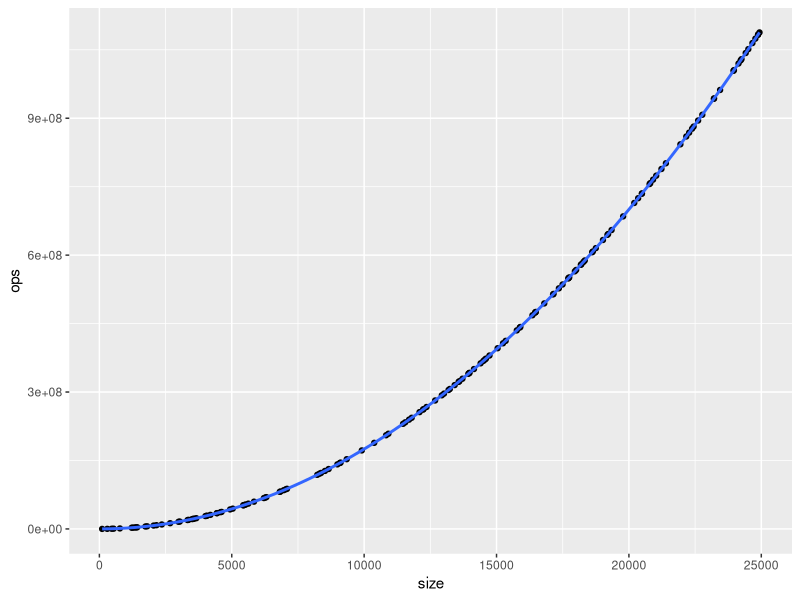
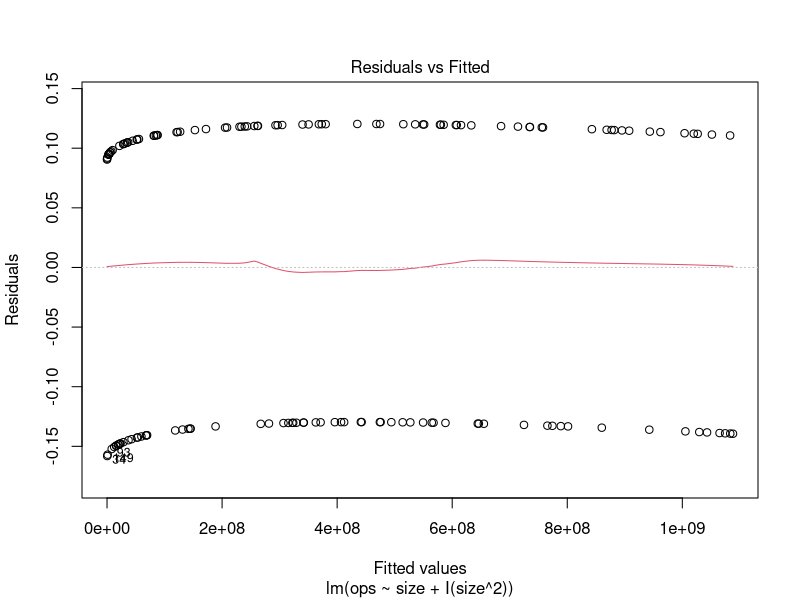
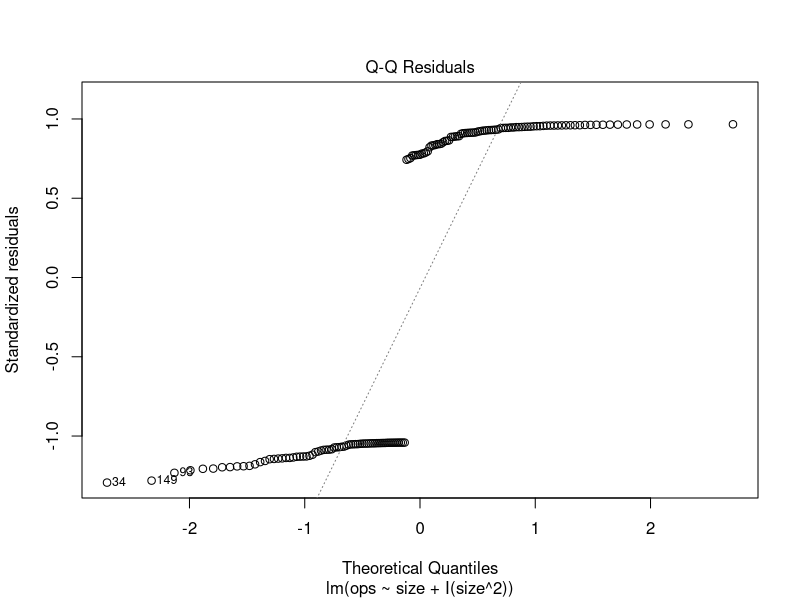
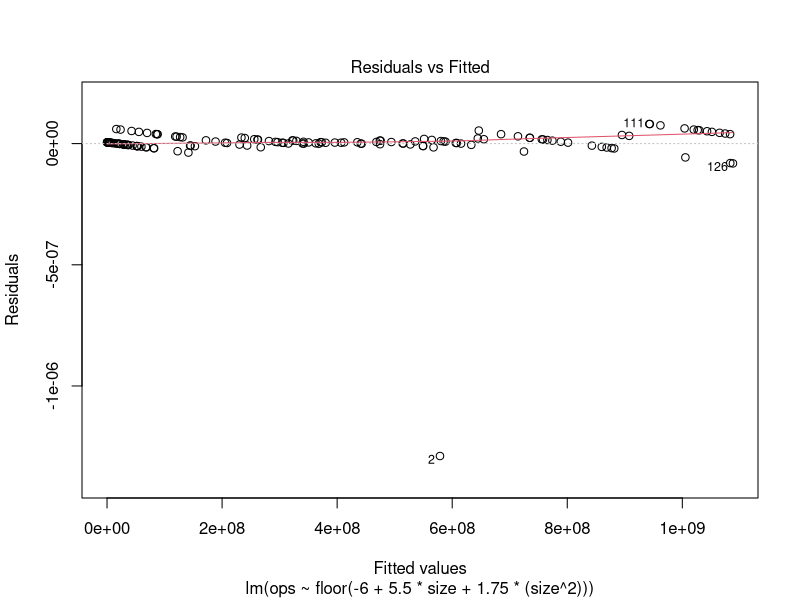
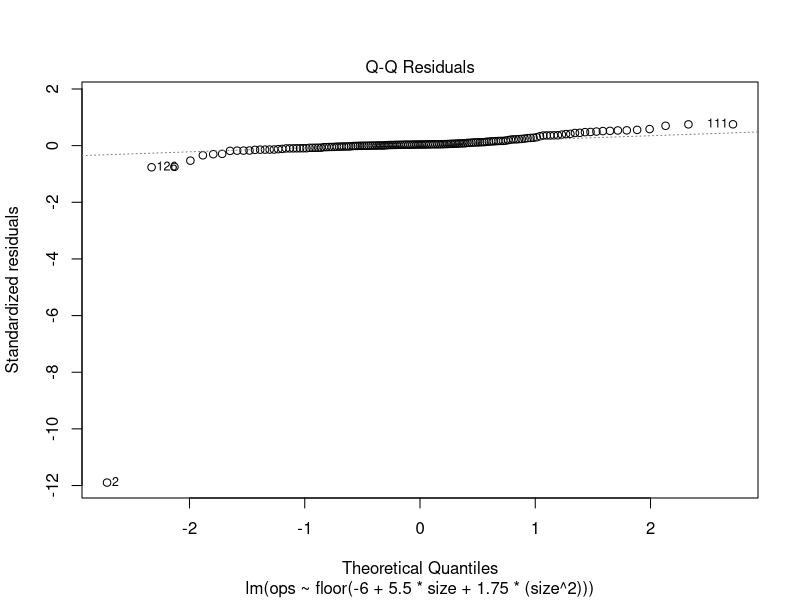

Write R code to recreate these figures, in order.
library(tidyverse)

dat <- read.csv(file = "ssort.csv", col.names = c("size", "ops"))
head(dat)
summary(dat)

ggplot(dat, aes(x = size, y = ops)) +
  geom_point() +
  geom_smooth()

fit <- lm(ops ~ size * I(size ^ 2), data = dat)
summary(fit)

# The last term is insignificant -> reduce to 3 terms.
fit <- lm(ops ~ size + I(size ^ 2), data = dat)
summary(fit)
plot(fit, which = 1)
plot(fit, which = 2)

# Do some rounding with the fitted coefficients.
fit <- lm(ops ~ floor(-6 + 5.5*size + 1.75*(size ^ 2)), data = dat)
summary(fit)
plot(fit, which = 1)
plot(fit, which = 2)

# And the orthogonal polynomial that I still don't understand yet.
fit <- lm(ops ~ poly(size, 2), data = dat)
summary(fit)
